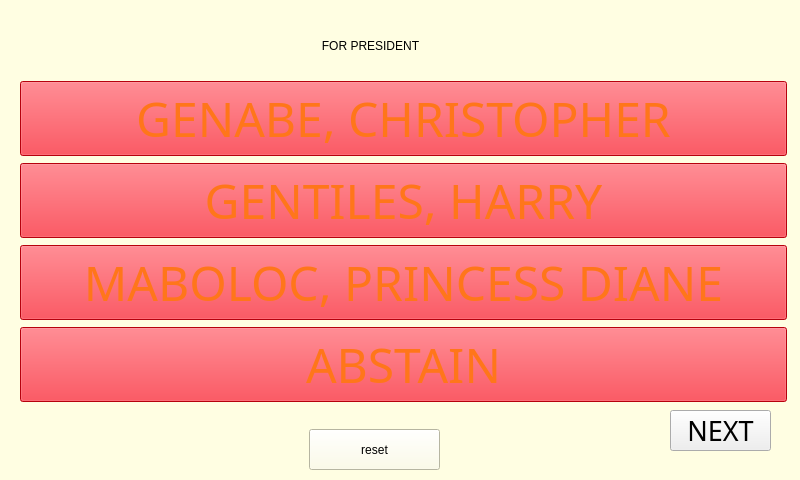
<?xml version="1.0" encoding="UTF-8"?>
<ui version="4.0">
 <class>MainWindow</class>
 <widget class="QMainWindow" name="MainWindow">
  <property name="geometry">
   <rect>
    <x>0</x>
    <y>0</y>
    <width>800</width>
    <height>480</height>
   </rect>
  </property>
  <property name="windowTitle">
   <string>MainWindow</string>
  </property>
  <widget class="QWidget" name="centralwidget">
   <widget class="QLabel" name="label">
    <property name="geometry">
     <rect>
      <x>230</x>
      <y>10</y>
      <width>281</width>
      <height>71</height>
     </rect>
    </property>
    <property name="styleSheet">
     <string notr="true">font: 87 16pt &quot;Arial Black&quot;;
font: 24pt &quot;MS Shell Dlg 2&quot;;</string>
    </property>
    <property name="text">
     <string>FOR PRESIDENT</string>
    </property>
    <property name="alignment">
     <set>Qt::AlignCenter</set>
    </property>
   </widget>
   <widget class="QPushButton" name="nextPres">
    <property name="enabled">
     <bool>true</bool>
    </property>
    <property name="geometry">
     <rect>
      <x>670</x>
      <y>410</y>
      <width>101</width>
      <height>41</height>
     </rect>
    </property>
    <property name="font">
     <font>
      <family>Arial Black</family>
      <pointsize>20</pointsize>
      <weight>10</weight>
      <italic>false</italic>
      <bold>false</bold>
     </font>
    </property>
    <property name="contextMenuPolicy">
     <enum>Qt::DefaultContextMenu</enum>
    </property>
    <property name="autoFillBackground">
     <bool>false</bool>
    </property>
    <property name="styleSheet">
     <string notr="true">font: 87 20pt &quot;Arial Black&quot;;</string>
    </property>
    <property name="text">
     <string>NEXT</string>
    </property>
    <property name="autoDefault">
     <bool>false</bool>
    </property>
   </widget>
   <widget class="QFrame" name="frame">
    <property name="geometry">
     <rect>
      <x>-31</x>
      <y>-21</y>
      <width>861</width>
      <height>511</height>
     </rect>
    </property>
    <property name="styleSheet">
     <string notr="true">background-color: rgb(255, 254, 226);</string>
    </property>
    <property name="frameShape">
     <enum>QFrame::StyledPanel</enum>
    </property>
    <property name="frameShadow">
     <enum>QFrame::Raised</enum>
    </property>
    <widget class="QPushButton" name="reset">
     <property name="geometry">
      <rect>
       <x>340</x>
       <y>450</y>
       <width>131</width>
       <height>41</height>
      </rect>
     </property>
     <property name="text">
      <string>reset</string>
     </property>
    </widget>
   </widget>
   <widget class="QWidget" name="layoutWidget">
    <property name="geometry">
     <rect>
      <x>20</x>
      <y>80</y>
      <width>767</width>
      <height>324</height>
     </rect>
    </property>
    <layout class="QVBoxLayout" name="verticalLayout">
     <item>
      <widget class="QPushButton" name="pres1">
       <property name="font">
        <font>
         <family>Arial Black</family>
         <pointsize>36</pointsize>
         <weight>10</weight>
         <italic>false</italic>
         <bold>false</bold>
        </font>
       </property>
       <property name="styleSheet">
        <string notr="true">color: rgb(255, 118, 26);
background-color: rgb(255, 2, 18);
selection-color: rgb(255, 0, 12);
selection-background-color: rgb(255, 0, 4);
font: 87 36pt &quot;Arial Black&quot;;</string>
       </property>
       <property name="text">
        <string>GENABE, CHRISTOPHER</string>
       </property>
       <property name="checkable">
        <bool>false</bool>
       </property>
      </widget>
     </item>
     <item>
      <widget class="QPushButton" name="pres2">
       <property name="font">
        <font>
         <family>Arial Black</family>
         <pointsize>36</pointsize>
         <weight>10</weight>
         <italic>false</italic>
         <bold>false</bold>
        </font>
       </property>
       <property name="styleSheet">
        <string notr="true">color: rgb(255, 118, 26);
background-color: rgb(255, 2, 18);
selection-color: rgb(255, 0, 12);
selection-background-color: rgb(255, 0, 4);
font: 87 36pt &quot;Arial Black&quot;;</string>
       </property>
       <property name="text">
        <string>GENTILES, HARRY</string>
       </property>
      </widget>
     </item>
     <item>
      <widget class="QPushButton" name="pres3">
       <property name="font">
        <font>
         <family>Arial Black</family>
         <pointsize>36</pointsize>
         <weight>10</weight>
         <italic>false</italic>
         <bold>false</bold>
        </font>
       </property>
       <property name="styleSheet">
        <string notr="true">color: rgb(255, 118, 26);
background-color: rgb(255, 2, 18);
selection-color: rgb(255, 0, 12);
selection-background-color: rgb(255, 0, 4);
font: 87 36pt &quot;Arial Black&quot;;</string>
       </property>
       <property name="text">
        <string>MABOLOC, PRINCESS DIANE</string>
       </property>
      </widget>
     </item>
     <item>
      <widget class="QPushButton" name="pres4">
       <property name="font">
        <font>
         <family>Arial Black</family>
         <pointsize>36</pointsize>
         <weight>10</weight>
         <italic>false</italic>
         <bold>false</bold>
        </font>
       </property>
       <property name="styleSheet">
        <string notr="true">color: rgb(255, 118, 26);
background-color: rgb(255, 2, 18);
selection-color: rgb(255, 0, 12);
selection-background-color: rgb(255, 0, 4);
font: 87 36pt &quot;Arial Black&quot;;</string>
       </property>
       <property name="text">
        <string>ABSTAIN</string>
       </property>
      </widget>
     </item>
    </layout>
   </widget>
   <zorder>frame</zorder>
   <zorder>layoutWidget</zorder>
   <zorder>label</zorder>
   <zorder>nextPres</zorder>
  </widget>
 </widget>
 <resources/>
 <connections/>
</ui>
